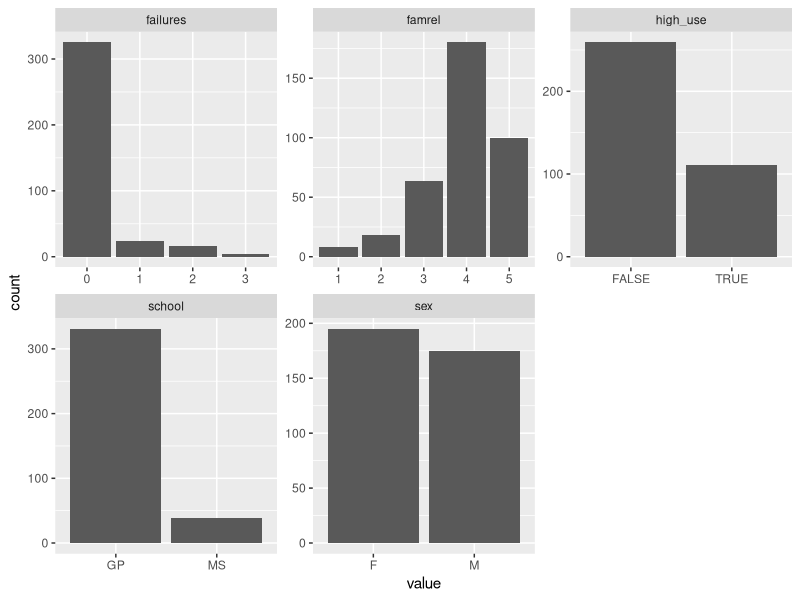
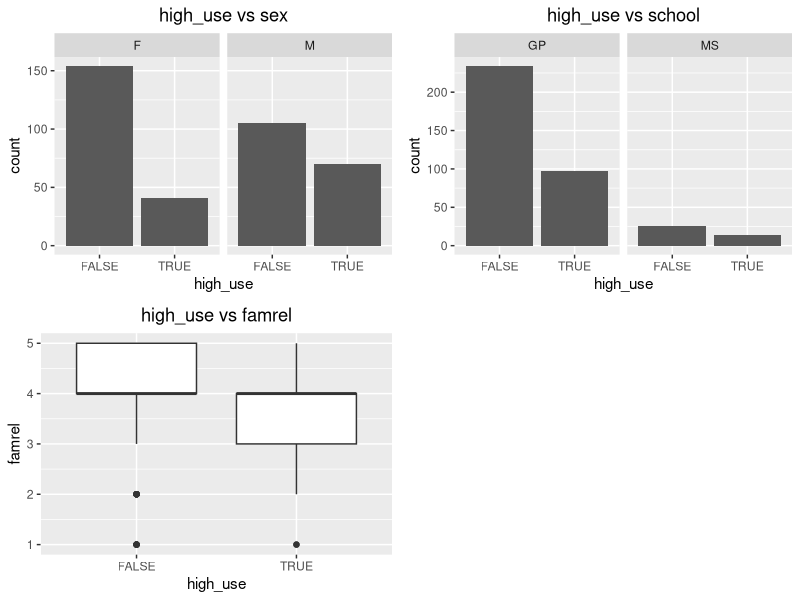
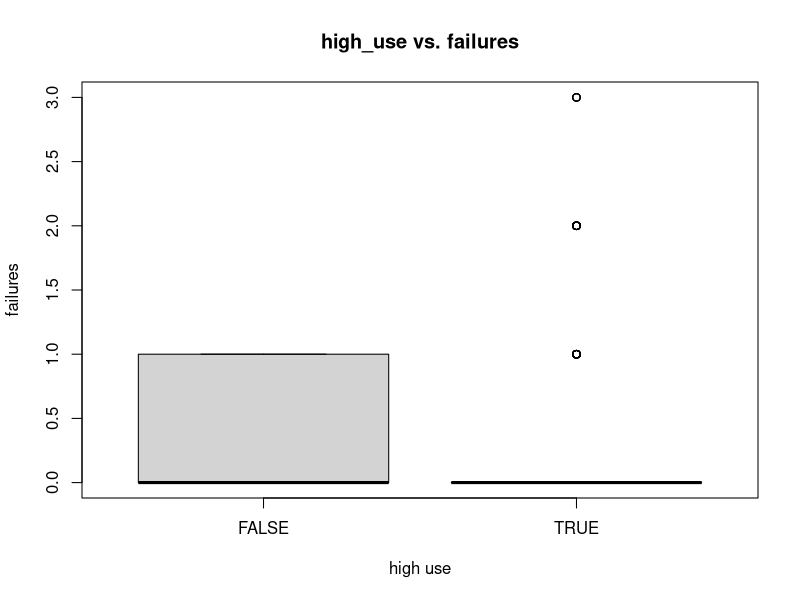
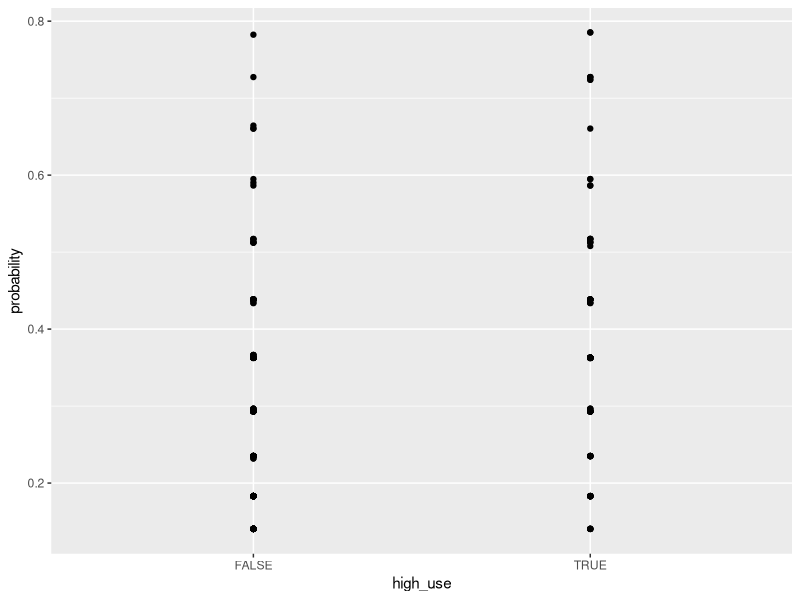

Here is the R script that generated these plots, in order:
## ---- chunk 1
knitr::opts_chunk$set(echo = TRUE)
## ---- chunk 2
library(tidyverse)
library(GGally)
library(ggpubr)
library(boot)
## ---- chunk 3
alc <- read.csv("./data/alc.csv")
dim(alc)
head(alc)
## ---- chunk 4
names(alc)
## ---- chunk 5

# bar plots of all variables
mydata <- select(alc, c(high_use, school, sex, famrel, failures))
gather(mydata) %>% ggplot(aes(value)) + facet_wrap("key", scales = "free") + geom_bar()

# barplots of non-numerical variables
g1 <- ggplot(alc, aes(x=high_use)) + geom_bar() + facet_wrap('sex') + ggtitle('high_use vs sex') + theme(plot.title = element_text(hjust = 0.5))

g2 <- ggplot(alc, aes(x=high_use)) + geom_bar() + facet_wrap('school') + ggtitle('high_use vs school') + theme(plot.title = element_text(hjust = 0.5))

# boxplots of numerical variables
g3 <- ggplot(alc, aes(x=high_use, y=famrel)) + geom_boxplot() + ggtitle('high_use vs famrel') + theme(plot.title = element_text(hjust = 0.5))

ggarrange(g1,g2,g3)

#g4 <- ggplot(alc, aes(x=high_use, y=failures)) + geom_boxplot() + ggtitle('high_use vs failures') + theme(plot.title = element_text(hjust = 0.5)) 
#g4
# for some reason this doesn't work for failures, so I use boxplot in this case instead:
boxplot(alc$high_use, alc$failures, xlab='high use', ylab='failures', main='high_use vs. failures', names=levels(factor(alc$high_use)))

## ---- chunk 6
# fit model
alc.glm <- glm(high_use ~ sex + school + failures + famrel, data = alc, family = "binomial")
summary(alc.glm)

confint(alc.glm)

coef(alc.glm) %>% exp
## ---- chunk 7

# retrain model with statistically significant variables
alc.glm <- glm(high_use ~ sex + failures + famrel, data=alc, family='binomial')
summary(alc.glm)

# make predictions
probabilities <- predict(alc.glm, type = "response")

# add the predicted probabilities to 'alc'
alc <- mutate(alc, probability = probabilities)

# create logical vector indicating predictions
alc <- mutate(alc, prediction = probabilities > 0.5)

# table the target variable versus the predictions
table(high_use = alc$high_use, prediction = alc$prediction) %>% prop.table() %>% addmargins()

# plot 'high_use' versus 'probability'
ggplot(alc, aes(x = high_use, y = probability)) + geom_point()

# define a loss function (mean prediction error)
loss_func <- function(class, prob) {
  n_wrong <- abs(class - prob) > 0.5
  mean(n_wrong)
}

# call loss_func to compute the average number of wrong predictions in the (training) data
loss_func(class = alc$high_use, prob = alc$probability)
## ---- chunk 8
# K-fold cross-validation
cv <- cv.glm(data = alc, cost = loss_func, glmfit = alc.glm, K = nrow(alc))

# average number of wrong predictions in the cross validation
cv$delta[1]
## ---- chunk 9

# function to calculate train and test error
alc_function <- function(model, Data) {
  probabilities <- predict(model, type = "response")
  Data <- mutate(Data, probability = probabilities)
  Data <- mutate(Data, prediction = probabilities > 0.5)
  print(table(high_use = Data$high_use, prediction = Data$prediction) %>% prop.table() %>% addmargins())
  print(paste0("train error: ", loss_func(class = Data$high_use, prob = Data$probability)))
  cv <- cv.glm(data = Data, cost = loss_func, glmfit = model, K = nrow(Data))
  print(paste0("cv$delta: ", cv$delta[1]))
}


# start with a model with high number of variables as predictors
alc.1 <- select(alc, c(2:4, 6:25, 28:31,36))
alc.glm1 <- glm(high_use ~., data = alc.1, family = 'binomial') 
summary(alc.glm1)

# apply function to get train and test error
alc_function(alc.glm1, alc.1)

# decrease the amount of variables (remove some of the insignificant variables)
alc.2 <- select(alc, c('sex', 'age', 'Medu', 'Fedu', 'Mjob', 'reason', 'guardian', 'traveltime', 'higher','famrel', 'goout', 'health', 'absences', 'high_use'))

# train model
alc.glm2 <- glm(high_use ~., data = alc.2, family = 'binomial') 
summary(alc.glm2)

# repeat calculations
alc_function(alc.glm2, alc.2)

# remove all unsignificant variables
alc.3 <- select(alc, c('sex', 'reason', 'famrel', 'goout', 'absences', 'high_use'))

# train model
alc.glm3 <- glm(high_use ~., data = alc.3, family = 'binomial') 
summary(alc.glm3)

# repeat calculations
alc_function(alc.glm3, alc.3)
